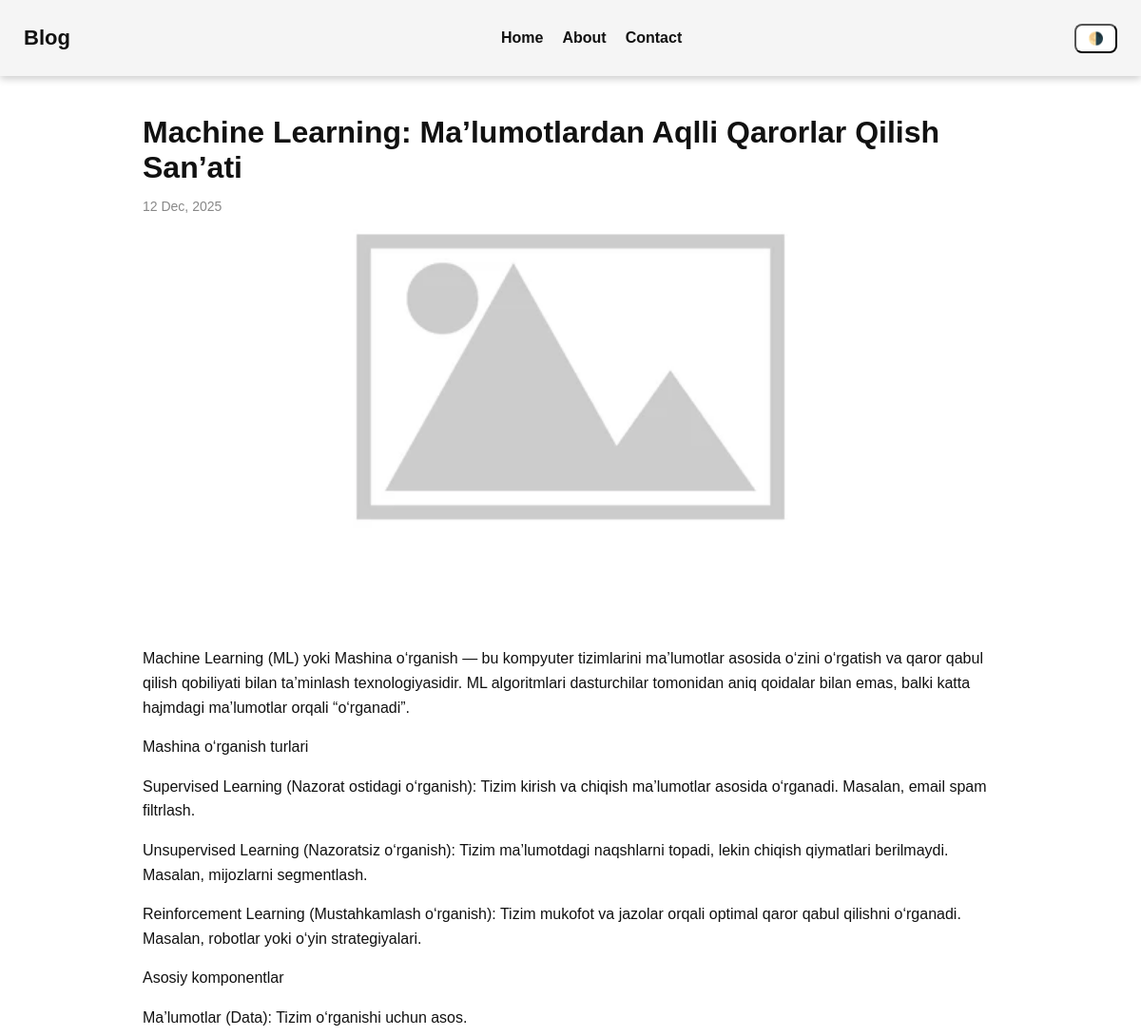
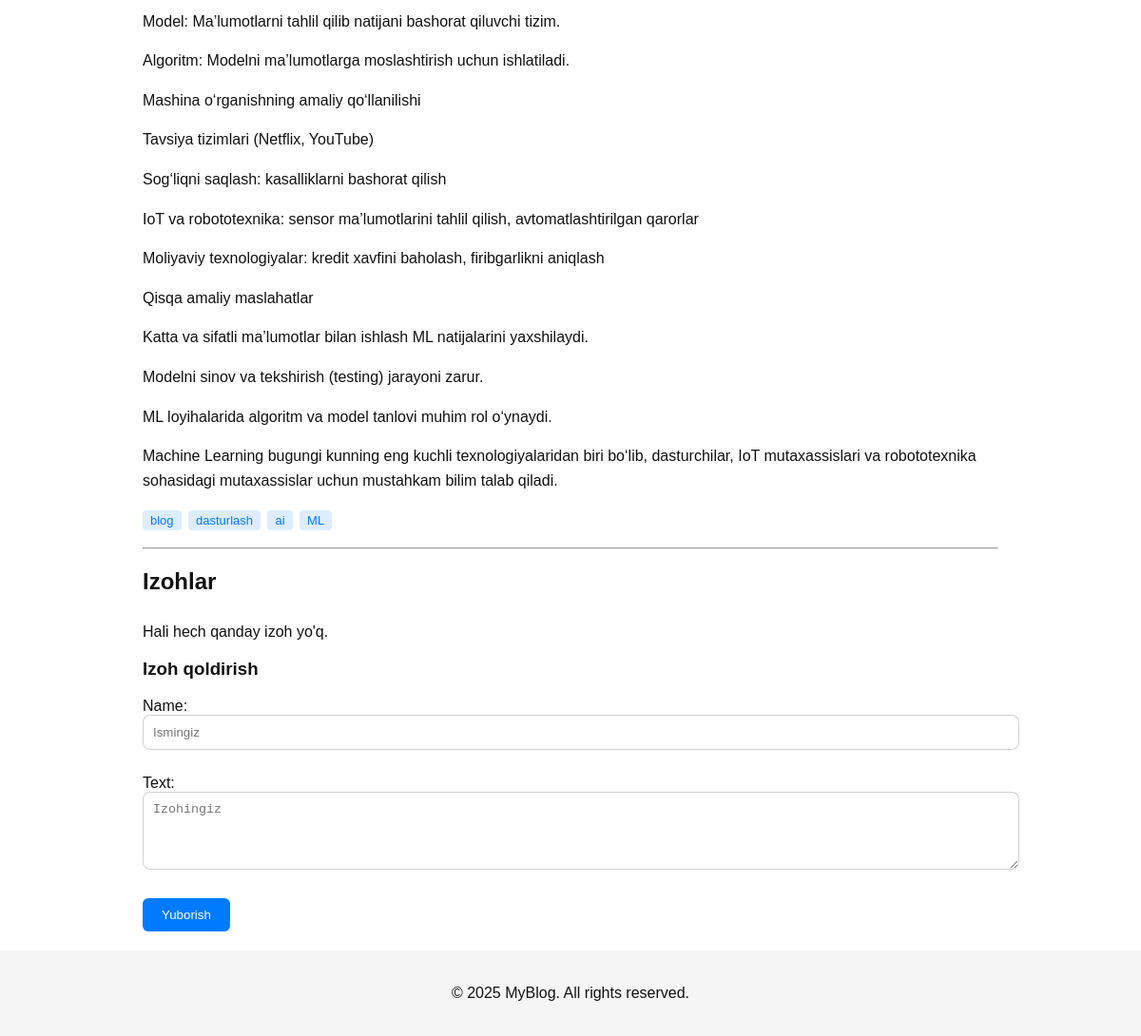
The app's page /machine-learning-malumotlardan-aqlli-qarorlar-qilish-sanati/ with its own data (2 pictures, top to bottom).
### blog/models.py (models this page shows, shortened)
class Post(models.Model):
    title = models.CharField(max_length=200)
    slug = models.SlugField(unique=True, blank=True)
    body = models.TextField()
    short_text = models.CharField(max_length=300, blank=True)
    image = models.ImageField(upload_to='posts/', null=True, blank=True, default=default_image_path)
    tags = models.ManyToManyField(Tag, related_name="posts")
    created = models.DateTimeField(auto_now_add=True)

class Tag(models.Model):
    name = models.CharField(max_length=50, unique=True)
    slug = models.SlugField(blank=True, unique=True)

### blog/views.py (the view)
# urls.py: path('<slug:slug>/', views.post_detail, name='post_detail'),
def post_detail(request, slug):
    post = get_object_or_404(Post, slug=slug)
    comments = post.comments.all()
    if request.method == 'POST':
        form = CommentForm(request.POST)
        if form.is_valid():
            comment = form.save(commit=False)
            comment.post = post
            comment.save()
            return redirect(post.get_absolute_url())  # sahifani yangilash
    else:
        form = CommentForm()
    return render(request, 'post_detail.html', {'post': post, 'comments': comments, 'form': form})

### blog/forms.py
class CommentForm(forms.ModelForm):
    class Meta:
        model = Comment
        fields = ['name', 'text']
        widgets = {
            'name': forms.TextInput(attrs={'class': 'input-field', 'placeholder': 'Ismingiz'}),
            'text': forms.Textarea(attrs={'class': 'input-field', 'placeholder': 'Izohingiz', 'rows': 4}),
        }

### template/post_detail.html (shortened to what this page needs)
{% extends 'base.html' %}
{% load static %}
{% block content %}
<div class="container">
    <h1 class="detail-title">{{ post.title }}</h1>
    <p class="detail-date">{{ post.created|date:"d M, Y" }}</p>
    <img src="{{ post.image.url }}" class="detail-img" alt="image">
    <div class="detail-body">
        {{ post.body|linebreaks }}
    </div>
    <div class="detail-tags">
        {% for t in post.tags.all %}
        <span class="tag" onclick="filterByTag('{{ t.name|lower }}')">{{ t.name }}</span>
        {% endfor %}
    </div>
    <hr>
    <h2>Izohlar</h2>
    <div class="comment-box">
        {% for c in comments %}
        <div class="comment">
            <b>{{ c.name }}</b>
            <p>{{ c.text }}</p>
            <small>{{ c.created|date:"d M, Y H:i" }}</small>
        </div>
        {% empty %}
        <p>Hali hech qanday izoh yo'q.</p>
        {% endfor %}
    </div>
    <h3>Izoh qoldirish</h3>
    <form method="POST" class="comment-form">
        {{ form.as_p }}
        <button type="submit" class="btn">Yuborish</button>
    </form>
</div>
{% endblock %}

### static/css/style.css (style rules this page uses)
:root { --bg: #ffffff; --text: #111111; --card: #f5f5f5; }
html, body { height: 100%; margin: 0; }
body { font-family: Arial, sans-serif; background: var(--bg); color: var(--text); transition: 0.3s; display: flex; flex-direction: column; min-height: 100vh; }
.container { max-width: 900px; margin: auto; padding: 20px; }
.detail-title { margin-bottom: 5px; }
.detail-date { color: #888; font-size: 14px; margin-bottom: 15px; }
.detail-img { width: 100%; max-height: 400px; object-fit: cover; border-radius: 12px; margin-bottom: 20px; }
.detail-body { margin-bottom: 15px; line-height: 1.6; }
.detail-tags .tag { margin-bottom: 10px; }
.comment-box { margin-top: 30px; }
.comment-form input.input-field, .comment-form textarea.input-field { width: 100%; padding: 10px; margin-bottom: 10px; border-radius: 8px; border: 1px solid #5554; background: var(--bg); color: var(--text); }
.comment-form button.btn { padding: 10px 20px; background: #007bff; color: #fff; border: none; border-radius: 6px; cursor: pointer; }
.tag { display: inline-block; background: #007bff22; color: #007bff; padding: 3px 8px; margin: 3px 3px 0 0; border-radius: 4px; cursor: pointer; font-size: 13px; }

### records on screen
Post: title "Machine Learning: Ma’lumotlardan Aqlli Qarorlar Qilish San’ati", created "12 Dec, 2025", image (placeholder picture), body "Machine Learning (ML) yoki Mashina o‘rganish — bu kompyuter tizimlarini ma’lumotlar asosida o‘zini o‘rgatish va qaror qabul qilish qobiliyati bilan ta’minlash texnologiyasidir. ML algoritmlari dasturchilar tomonidan aniq qoidalar bilan emas, balki katta hajmdagi ma’lumotlar orqali “o‘rganadi”. Mashina o‘rganish turlari Supervised Learning (Nazorat ostidagi o‘rganish): Tizim kirish va chiqish ma’lumotlar asosida o‘rganadi. Masalan, email spam filtrlash. Unsupervised Learning (Nazoratsiz o‘rganish): Tizim ma’lumotdagi naqshlarni topadi, lekin chiqish qiymatlari berilmaydi. Masalan, mijozlarni segmentlash. Reinforcement Learning (Mustahkamlash o‘rganish): Tizim mukofot va jazolar orqali…"
Tag: name "blog"
Tag: name "dasturlash"
Tag: name "ai"
Tag: name "ML"
